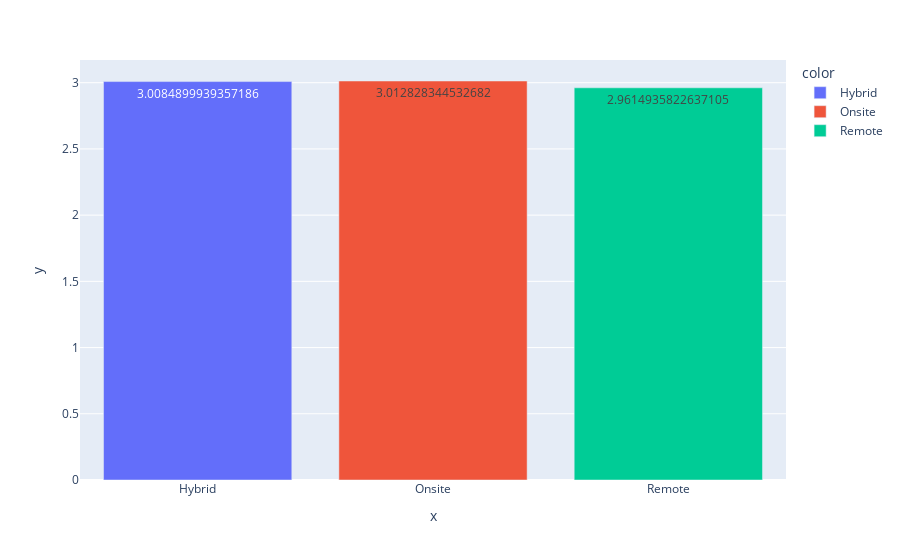

The notebook cell saved with this chart:
### Code cell
fig = px.bar(x= outcome['Work_Location'],y=outcome['Social_Isolation_Rating'],color=outcome['Work_Location'], text= outcome['Social_Isolation_Rating'])
fig.show()

### Figure 1 — Plotly figure (JSON) as saved in the notebook; plotly's stock layout.template omitted (floating-point values rounded to 4 significant figures)
{"data": [{"alignmentgroup": "True", "hovertemplate": "color=Hybrid<br>x=%{x}<br>y=%{y}<br>text=%{text}<extra></extra>", "legendgroup": "Hybrid", "marker": {"color": "#636efa", "pattern": {"shape": ""}}, "name": "Hybrid", "offsetgroup": "Hybrid", "orientation": "v", "showlegend": true, "text": [3.008], "textposition": "auto", "type": "bar", "x": ["Hybrid"], "xaxis": "x", "y": [3.008], "yaxis": "y"}, {"alignmentgroup": "True", "hovertemplate": "color=Onsite<br>x=%{x}<br>y=%{y}<br>text=%{text}<extra></extra>", "legendgroup": "Onsite", "marker": {"color": "#EF553B", "pattern": {"shape": ""}}, "name": "Onsite", "offsetgroup": "Onsite", "orientation": "v", "showlegend": true, "text": [3.013], "textposition": "auto", "type": "bar", "x": ["Onsite"], "xaxis": "x", "y": [3.013], "yaxis": "y"}, {"alignmentgroup": "True", "hovertemplate": "color=Remote<br>x=%{x}<br>y=%{y}<br>text=%{text}<extra></extra>", "legendgroup": "Remote", "marker": {"color": "#00cc96", "pattern": {"shape": ""}}, "name": "Remote", "offsetgroup": "Remote", "orientation": "v", "showlegend": true, "text": [2.961], "textposition": "auto", "type": "bar", "x": ["Remote"], "xaxis": "x", "y": [2.961], "yaxis": "y"}], "layout": {"barmode": "relative", "legend": {"title": {"text": "color"}, "tracegroupgap": 0}, "margin": {"t": 60}, "xaxis": {"anchor": "y", "domain": [0, 1], "title": {"text": "x"}}, "yaxis": {"anchor": "x", "domain": [0, 1], "title": {"text": "y"}}}}
